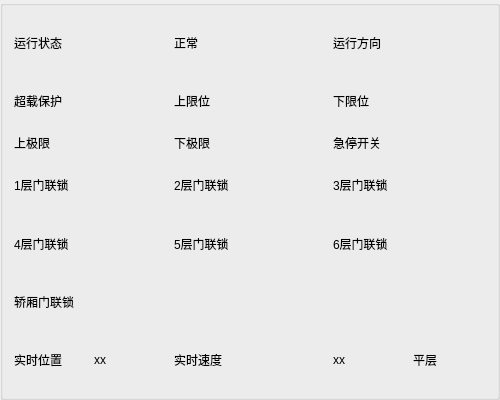
   <widget class="QGroupBox" name="groupBox_6">
    <property name="geometry">
     <rect>
      <x>1025</x>
      <y>464</y>
      <width>500</width>
      <height>400</height>
     </rect>
    </property>
    <property name="minimumSize">
     <size>
      <width>500</width>
      <height>400</height>
     </size>
    </property>
    <property name="maximumSize">
     <size>
      <width>500</width>
      <height>400</height>
     </size>
    </property>
    <property name="title">
     <string/>
    </property>
    <layout class="QGridLayout" name="gridLayout_16">
     <item row="0" column="0">
      <layout class="QGridLayout" name="gridLayout_4">
       <item row="0" column="0">
        <widget class="QLabel" name="label_77">
         <property name="sizePolicy">
          <sizepolicy hsizetype="Preferred" vsizetype="Preferred">
           <horstretch>0</horstretch>
           <verstretch>0</verstretch>
          </sizepolicy>
         </property>
         <property name="minimumSize">
          <size>
           <width>80</width>
           <height>20</height>
          </size>
         </property>
         <property name="maximumSize">
          <size>
           <width>120</width>
           <height>16777215</height>
          </size>
         </property>
         <property name="text">
          <string>运行状态</string>
         </property>
        </widget>
       </item>
       <item row="0" column="2" colspan="2">
        <widget class="QLabel" name="label_yxzt">
         <property name="sizePolicy">
          <sizepolicy hsizetype="Preferred" vsizetype="Preferred">
           <horstretch>0</horstretch>
           <verstretch>0</verstretch>
          </sizepolicy>
         </property>
         <property name="minimumSize">
          <size>
           <width>80</width>
           <height>20</height>
          </size>
         </property>
         <property name="maximumSize">
          <size>
           <width>120</width>
           <height>16777215</height>
          </size>
         </property>
         <property name="text">
          <string>正常</string>
         </property>
        </widget>
       </item>
       <item row="0" column="4">
        <widget class="QLabel" name="label_bmq_fx">
         <property name="sizePolicy">
          <sizepolicy hsizetype="Preferred" vsizetype="Preferred">
           <horstretch>0</horstretch>
           <verstretch>0</verstretch>
          </sizepolicy>
         </property>
         <property name="minimumSize">
          <size>
           <width>80</width>
           <height>20</height>
          </size>
         </property>
         <property name="maximumSize">
          <size>
           <width>120</width>
           <height>16777215</height>
          </size>
         </property>
         <property name="text">
          <string>运行方向</string>
         </property>
        </widget>
       </item>
       <item row="1" column="0">
        <widget class="QLabel" name="label_34">
         <property name="minimumSize">
          <size>
           <width>80</width>
           <height>20</height>
          </size>
         </property>
         <property name="maximumSize">
          <size>
           <width>120</width>
           <height>16777215</height>
          </size>
         </property>
         <property name="text">
          <string>超载保护</string>
         </property>
        </widget>
       </item>
       <item row="1" column="1">
        <widget class="QLabel" name="label_aqcd1">
         <property name="sizePolicy">
          <sizepolicy hsizetype="Preferred" vsizetype="Preferred">
           <horstretch>0</horstretch>
           <verstretch>0</verstretch>
          </sizepolicy>
         </property>
         <property name="minimumSize">
          <size>
           <width>80</width>
           <height>20</height>
          </size>
         </property>
         <property name="maximumSize">
          <size>
           <width>120</width>
           <height>16777215</height>
          </size>
         </property>
         <property name="text">
          <string/>
         </property>
        </widget>
       </item>
       <item row="1" column="2">
        <widget class="QLabel" name="label_46">
         <property name="minimumSize">
          <size>
           <width>80</width>
           <height>20</height>
          </size>
         </property>
         <property name="maximumSize">
          <size>
           <width>120</width>
           <height>16777215</height>
          </size>
         </property>
         <property name="text">
          <string>上限位</string>
         </property>
        </widget>
       </item>
       <item row="1" column="3">
        <widget class="QLabel" name="label_aqcd2">
         <property name="sizePolicy">
          <sizepolicy hsizetype="Preferred" vsizetype="Preferred">
           <horstretch>0</horstretch>
           <verstretch>0</verstretch>
          </sizepolicy>
         </property>
         <property name="minimumSize">
          <size>
           <width>80</width>
           <height>20</height>
          </size>
         </property>
         <property name="maximumSize">
          <size>
           <width>120</width>
           <height>16777215</height>
          </size>
         </property>
         <property name="text">
          <string/>
         </property>
        </widget>
       </item>
       <item row="1" column="4">
        <widget class="QLabel" name="label_47">
         <property name="minimumSize">
          <size>
           <width>80</width>
           <height>20</height>
          </size>
         </property>
         <property name="maximumSize">
          <size>
           <width>120</width>
           <height>16777215</height>
          </size>
         </property>
         <property name="text">
          <string>下限位</string>
         </property>
        </widget>
       </item>
       <item row="1" column="5">
        <widget class="QLabel" name="label_aqcd3">
         <property name="sizePolicy">
          <sizepolicy hsizetype="Preferred" vsizetype="Preferred">
           <horstretch>0</horstretch>
           <verstretch>0</verstretch>
          </sizepolicy>
         </property>
         <property name="minimumSize">
          <size>
           <width>80</width>
           <height>20</height>
          </size>
         </property>
         <property name="maximumSize">
          <size>
           <width>120</width>
           <height>16777215</height>
          </size>
         </property>
         <property name="text">
          <string/>
         </property>
        </widget>
       </item>
       <item row="2" column="0">
        <widget class="QLabel" name="label_78">
         <property name="minimumSize">
          <size>
           <width>80</width>
           <height>20</height>
          </size>
         </property>
         <property name="maximumSize">
          <size>
           <width>120</width>
           <height>16777215</height>
          </size>
         </property>
         <property name="text">
          <string>上极限</string>
         </property>
        </widget>
       </item>
       <item row="2" column="1">
        <widget class="QLabel" name="label_aqcd4">
         <property name="sizePolicy">
          <sizepolicy hsizetype="Preferred" vsizetype="Preferred">
           <horstretch>0</horstretch>
           <verstretch>0</verstretch>
          </sizepolicy>
         </property>
         <property name="minimumSize">
          <size>
           <width>80</width>
           <height>20</height>
          </size>
         </property>
         <property name="maximumSize">
          <size>
           <width>120</width>
           <height>16777215</height>
          </size>
         </property>
         <property name="text">
          <string/>
         </property>
        </widget>
       </item>
       <item row="2" column="2">
        <widget class="QLabel" name="label_79">
         <property name="minimumSize">
          <size>
           <width>80</width>
           <height>20</height>
          </size>
         </property>
         <property name="maximumSize">
          <size>
           <width>120</width>
           <height>16777215</height>
          </size>
         </property>
         <property name="text">
          <string>下极限</string>
         </property>
        </widget>
       </item>
       <item row="2" column="3">
        <widget class="QLabel" name="label_aqcd5">
         <property name="sizePolicy">
          <sizepolicy hsizetype="Preferred" vsizetype="Preferred">
           <horstretch>0</horstretch>
           <verstretch>0</verstretch>
          </sizepolicy>
         </property>
         <property name="minimumSize">
          <size>
           <width>80</width>
           <height>20</height>
          </size>
         </property>
         <property name="maximumSize">
          <size>
           <width>120</width>
           <height>16777215</height>
          </size>
         </property>
         <property name="text">
          <string/>
         </property>
        </widget>
       </item>
       <item row="2" column="4">
        <widget class="QLabel" name="label_12">
         <property name="sizePolicy">
          <sizepolicy hsizetype="Maximum" vsizetype="Fixed">
           <horstretch>0</horstretch>
           <verstretch>0</verstretch>
          </sizepolicy>
         </property>
         <property name="minimumSize">
          <size>
           <width>80</width>
           <height>20</height>
          </size>
         </property>
         <property name="maximumSize">
          <size>
           <width>120</width>
           <height>16777215</height>
          </size>
         </property>
         <property name="text">
          <string>急停开关</string>
         </property>
        </widget>
       </item>
       <item row="2" column="5">
        <widget class="QLabel" name="label_aqcd6">
         <property name="sizePolicy">
          <sizepolicy hsizetype="Preferred" vsizetype="Preferred">
           <horstretch>0</horstretch>
           <verstretch>0</verstretch>
          </sizepolicy>
         </property>
         <property name="minimumSize">
          <size>
           <width>80</width>
           <height>20</height>
          </size>
         </property>
         <property name="maximumSize">
          <size>
           <width>120</width>
           <height>16777215</height>
          </size>
         </property>
         <property name="text">
          <string/>
         </property>
        </widget>
       </item>
       <item row="3" column="0">
        <widget class="QLabel" name="label_26">
         <property name="minimumSize">
          <size>
           <width>80</width>
           <height>20</height>
          </size>
         </property>
         <property name="maximumSize">
          <size>
           <width>120</width>
           <height>16777215</height>
          </size>
         </property>
         <property name="text">
          <string>1层门联锁</string>
         </property>
        </widget>
       </item>
       <item row="3" column="1">
        <widget class="QLabel" name="label_aqcd8">
         <property name="sizePolicy">
          <sizepolicy hsizetype="Preferred" vsizetype="Preferred">
           <horstretch>0</horstretch>
           <verstretch>0</verstretch>
          </sizepolicy>
         </property>
         <property name="minimumSize">
          <size>
           <width>80</width>
           <height>20</height>
          </size>
         </property>
         <property name="maximumSize">
          <size>
           <width>120</width>
           <height>16777215</height>
          </size>
         </property>
         <property name="text">
          <string/>
         </property>
        </widget>
       </item>
       <item row="3" column="2">
        <widget class="QLabel" name="label_30">
         <property name="minimumSize">
          <size>
           <width>80</width>
           <height>20</height>
          </size>
         </property>
         <property name="maximumSize">
          <size>
           <width>120</width>
           <height>16777215</height>
          </size>
         </property>
         <property name="text">
          <string>2层门联锁</string>
         </property>
        </widget>
       </item>
       <item row="3" column="3">
        <widget class="QLabel" name="label_aqcd9">
         <property name="sizePolicy">
          <sizepolicy hsizetype="Preferred" vsizetype="Preferred">
           <horstretch>0</horstretch>
           <verstretch>0</verstretch>
          </sizepolicy>
         </property>
         <property name="minimumSize">
          <size>
           <width>80</width>
           <height>20</height>
          </size>
         </property>
         <property name="maximumSize">
          <size>
           <width>120</width>
           <height>16777215</height>
          </size>
         </property>
         <property name="text">
          <string/>
         </property>
        </widget>
       </item>
       <item row="3" column="4">
        <widget class="QLabel" name="label_35">
         <property name="minimumSize">
          <size>
           <width>80</width>
           <height>20</height>
          </size>
         </property>
         <property name="maximumSize">
          <size>
           <width>120</width>
           <height>16777215</height>
          </size>
         </property>
         <property name="text">
          <string>3层门联锁</string>
         </property>
        </widget>
       </item>
       <item row="3" column="5">
        <widget class="QLabel" name="label_aqcd10">
         <property name="sizePolicy">
          <sizepolicy hsizetype="Preferred" vsizetype="Preferred">
           <horstretch>0</horstretch>
           <verstretch>0</verstretch>
          </sizepolicy>
         </property>
         <property name="minimumSize">
          <size>
           <width>80</width>
           <height>20</height>
          </size>
         </property>
         <property name="maximumSize">
          <size>
           <width>120</width>
           <height>16777215</height>
          </size>
         </property>
         <property name="text">
          <string/>
         </property>
        </widget>
       </item>
       <item row="4" column="0">
        <widget class="QLabel" name="label_36">
         <property name="minimumSize">
          <size>
           <width>80</width>
           <height>20</height>
          </size>
         </property>
         <property name="maximumSize">
          <size>
           <width>120</width>
           <height>16777215</height>
          </size>
         </property>
         <property name="text">
          <string>4层门联锁</string>
         </property>
        </widget>
       </item>
       <item row="4" column="1">
        <widget class="QLabel" name="label_aqcd11">
         <property name="sizePolicy">
          <sizepolicy hsizetype="Preferred" vsizetype="Preferred">
           <horstretch>0</horstretch>
           <verstretch>0</verstretch>
          </sizepolicy>
         </property>
         <property name="minimumSize">
          <size>
           <width>80</width>
           <height>20</height>
          </size>
         </property>
         <property name="maximumSize">
          <size>
           <width>120</width>
           <height>16777215</height>
          </size>
         </property>
         <property name="text">
          <string/>
         </property>
        </widget>
       </item>
       <item row="4" column="2">
        <widget class="QLabel" name="label_38">
         <property name="minimumSize">
          <size>
           <width>80</width>
           <height>20</height>
          </size>
         </property>
         <property name="maximumSize">
          <size>
           <width>120</width>
           <height>16777215</height>
          </size>
         </property>
         <property name="text">
          <string>5层门联锁</string>
         </property>
        </widget>
       </item>
       <item row="4" column="3">
        <widget class="QLabel" name="label_aqcd12">
         <property name="sizePolicy">
          <sizepolicy hsizetype="Preferred" vsizetype="Preferred">
           <horstretch>0</horstretch>
           <verstretch>0</verstretch>
          </sizepolicy>
         </property>
         <property name="minimumSize">
          <size>
           <width>80</width>
           <height>20</height>
          </size>
         </property>
         <property name="maximumSize">
          <size>
           <width>120</width>
           <height>16777215</height>
          </size>
         </property>
         <property name="text">
          <string/>
         </property>
        </widget>
       </item>
       <item row="4" column="4">
        <widget class="QLabel" name="label_42">
         <property name="minimumSize">
          <size>
           <width>80</width>
           <height>20</height>
          </size>
         </property>
         <property name="maximumSize">
          <size>
           <width>120</width>
           <height>16777215</height>
          </size>
         </property>
         <property name="text">
          <string>6层门联锁</string>
         </property>
        </widget>
       </item>
       <item row="4" column="5">
        <widget class="QLabel" name="label_aqcd13">
         <property name="sizePolicy">
          <sizepolicy hsizetype="Preferred" vsizetype="Preferred">
           <horstretch>0</horstretch>
           <verstretch>0</verstretch>
          </sizepolicy>
         </property>
         <property name="minimumSize">
          <size>
           <width>80</width>
           <height>20</height>
          </size>
         </property>
         <property name="maximumSize">
          <size>
           <width>120</width>
           <height>16777215</height>
          </size>
         </property>
         <property name="text">
          <string/>
         </property>
        </widget>
       </item>
       <item row="5" column="0">
        <widget class="QLabel" name="label_84">
         <property name="minimumSize">
          <size>
           <width>80</width>
           <height>20</height>
          </size>
         </property>
         <property name="maximumSize">
          <size>
           <width>120</width>
           <height>16777215</height>
          </size>
         </property>
         <property name="text">
          <string>轿厢门联锁</string>
         </property>
        </widget>
       </item>
       <item row="5" column="1">
        <widget class="QLabel" name="label_aqcd7">
         <property name="sizePolicy">
          <sizepolicy hsizetype="Preferred" vsizetype="Preferred">
           <horstretch>0</horstretch>
           <verstretch>0</verstretch>
          </sizepolicy>
         </property>
         <property name="minimumSize">
          <size>
           <width>80</width>
           <height>20</height>
          </size>
         </property>
         <property name="maximumSize">
          <size>
           <width>120</width>
           <height>16777215</height>
          </size>
         </property>
         <property name="text">
          <string/>
         </property>
        </widget>
       </item>
       <item row="5" column="3">
        <widget class="QLabel" name="label_aqcd14">
         <property name="sizePolicy">
          <sizepolicy hsizetype="Preferred" vsizetype="Preferred">
           <horstretch>0</horstretch>
           <verstretch>0</verstretch>
          </sizepolicy>
         </property>
         <property name="minimumSize">
          <size>
           <width>80</width>
           <height>20</height>
          </size>
         </property>
         <property name="maximumSize">
          <size>
           <width>120</width>
           <height>16777215</height>
          </size>
         </property>
         <property name="text">
          <string/>
         </property>
        </widget>
       </item>
       <item row="5" column="4">
        <widget class="QLabel" name="label_aqcd15">
         <property name="sizePolicy">
          <sizepolicy hsizetype="Preferred" vsizetype="Preferred">
           <horstretch>0</horstretch>
           <verstretch>0</verstretch>
          </sizepolicy>
         </property>
         <property name="minimumSize">
          <size>
           <width>80</width>
           <height>20</height>
          </size>
         </property>
         <property name="maximumSize">
          <size>
           <width>120</width>
           <height>16777215</height>
          </size>
         </property>
         <property name="text">
          <string/>
         </property>
        </widget>
       </item>
       <item row="5" column="5">
        <widget class="QLabel" name="label_aqcd16">
         <property name="sizePolicy">
          <sizepolicy hsizetype="Preferred" vsizetype="Preferred">
           <horstretch>0</horstretch>
           <verstretch>0</verstretch>
          </sizepolicy>
         </property>
         <property name="minimumSize">
          <size>
           <width>80</width>
           <height>20</height>
          </size>
         </property>
         <property name="maximumSize">
          <size>
           <width>120</width>
           <height>16777215</height>
          </size>
         </property>
         <property name="text">
          <string/>
         </property>
        </widget>
       </item>
       <item row="6" column="0">
        <widget class="QLabel" name="label_81">
         <property name="sizePolicy">
          <sizepolicy hsizetype="Preferred" vsizetype="Preferred">
           <horstretch>0</horstretch>
           <verstretch>0</verstretch>
          </sizepolicy>
         </property>
         <property name="minimumSize">
          <size>
           <width>80</width>
           <height>20</height>
          </size>
         </property>
         <property name="maximumSize">
          <size>
           <width>120</width>
           <height>16777215</height>
          </size>
         </property>
         <property name="text">
          <string>实时位置</string>
         </property>
        </widget>
       </item>
       <item row="6" column="1">
        <widget class="QLabel" name="label_bmq_wz">
         <property name="sizePolicy">
          <sizepolicy hsizetype="Preferred" vsizetype="Preferred">
           <horstretch>0</horstretch>
           <verstretch>0</verstretch>
          </sizepolicy>
         </property>
         <property name="minimumSize">
          <size>
           <width>80</width>
           <height>20</height>
          </size>
         </property>
         <property name="maximumSize">
          <size>
           <width>120</width>
           <height>16777215</height>
          </size>
         </property>
         <property name="text">
          <string>xx</string>
         </property>
        </widget>
       </item>
       <item row="6" column="2" colspan="2">
        <widget class="QLabel" name="label_82">
         <property name="sizePolicy">
          <sizepolicy hsizetype="Preferred" vsizetype="Preferred">
           <horstretch>0</horstretch>
           <verstretch>0</verstretch>
          </sizepolicy>
         </property>
         <property name="minimumSize">
          <size>
           <width>80</width>
           <height>20</height>
          </size>
         </property>
         <property name="maximumSize">
          <size>
           <width>120</width>
           <height>16777215</height>
          </size>
         </property>
         <property name="text">
          <string>实时速度</string>
         </property>
        </widget>
       </item>
       <item row="6" column="4">
        <widget class="QLabel" name="label_bmq_sd">
         <property name="sizePolicy">
          <sizepolicy hsizetype="Preferred" vsizetype="Preferred">
           <horstretch>0</horstretch>
           <verstretch>0</verstretch>
          </sizepolicy>
         </property>
         <property name="minimumSize">
          <size>
           <width>80</width>
           <height>20</height>
          </size>
         </property>
         <property name="maximumSize">
          <size>
           <width>120</width>
           <height>16777215</height>
          </size>
         </property>
         <property name="text">
          <string>xx</string>
         </property>
        </widget>
       </item>
       <item row="6" column="5">
        <widget class="QLabel" name="label_85">
         <property name="sizePolicy">
          <sizepolicy hsizetype="Preferred" vsizetype="Preferred">
           <horstretch>0</horstretch>
           <verstretch>0</verstretch>
          </sizepolicy>
         </property>
         <property name="minimumSize">
          <size>
           <width>80</width>
           <height>20</height>
          </size>
         </property>
         <property name="maximumSize">
          <size>
           <width>120</width>
           <height>16777215</height>
          </size>
         </property>
         <property name="text">
          <string>平层</string>
         </property>
        </widget>
       </item>
      </layout>
     </item>
    </layout>
    <zorder></zorder>
   </widget>
